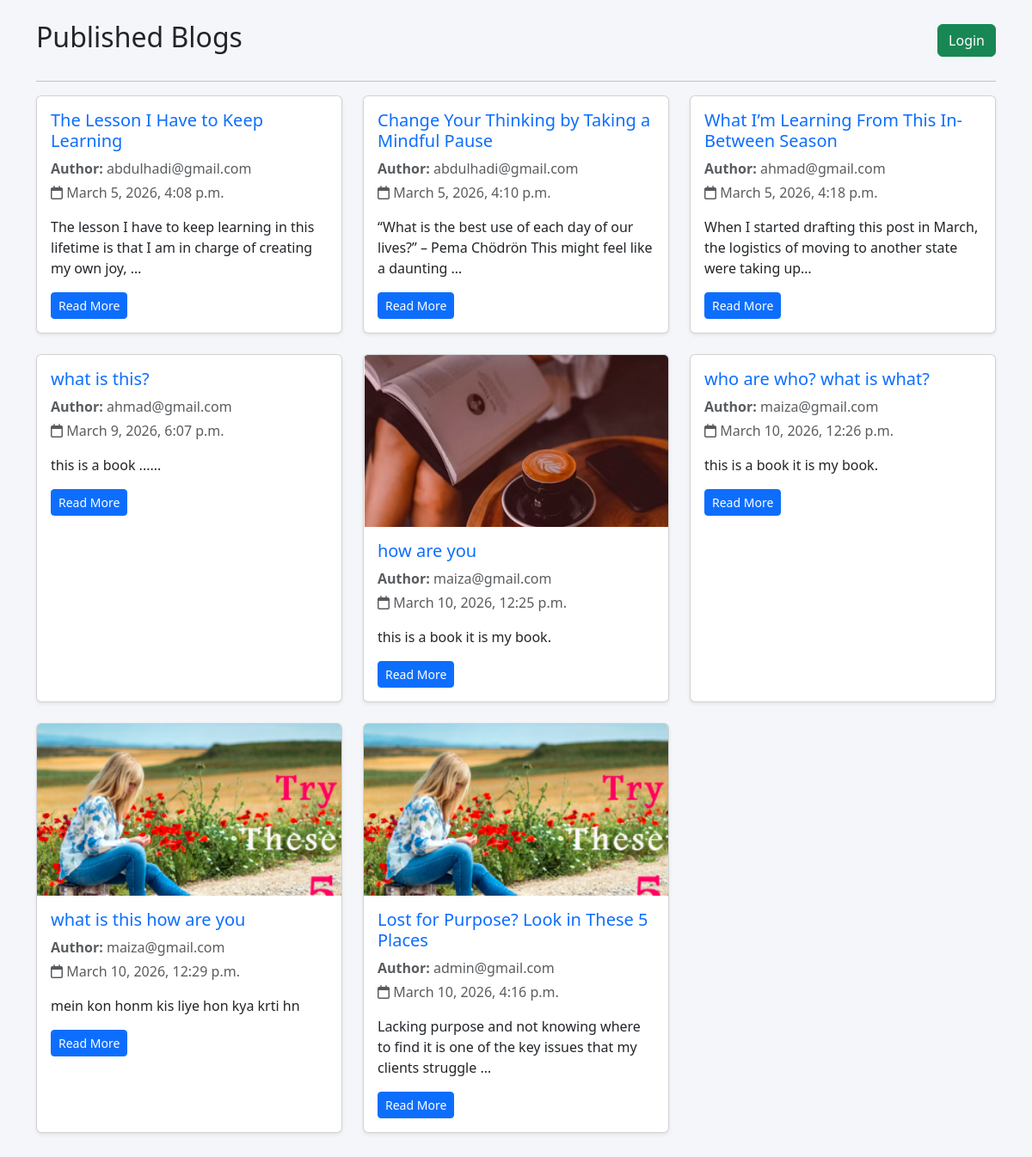
The page / on the database its author committed.
### accounts/models.py (models this page shows, shortened)
class Blog(models.Model):
    title = models.CharField(max_length=200)
    slug = models.SlugField()
    content = models.TextField()
    created_at = models.DateTimeField(auto_now_add=True)
    updated_at = models.DateTimeField(auto_now=True)
    author = models.ForeignKey(settings.AUTH_USER_MODEL, on_delete=models.CASCADE, related_name='blogs')
    status = models.CharField(max_length=10, choices=[('draft', 'Draft'), ('published', 'Published')], default='draft')
    image = models.ImageField(upload_to='blog_images/')

class User(AbstractBaseUser, PermissionsMixin):
    email = models.EmailField(unique=True)
    full_name = models.CharField(max_length=30, unique=True)
    is_active = models.BooleanField(default=True)
    is_admin = models.BooleanField(default=False)
    is_staff = models.BooleanField(default=False)
    objects = UserManager()
    USERNAME_FIELD = 'email'
    REQUIRED_FIELDS = ['full_name']

### accounts/views.py (the view)
# urls.py: path('', blog_list, name='blog_list'),
def blog_list(request):
    blogs = Blog.objects.filter(status='published')
    return render(request, 'blog_list.html', {'blogs': blogs})

### accounts/templates/blog_list.html (shortened to what this page needs)
<!DOCTYPE html>
<html lang="en">
<head>
<link href="https://cdn.jsdelivr.net/npm/bootstrap@5.3.2/dist/css/bootstrap.min.css" rel="stylesheet">
<link rel="stylesheet" href="https://cdnjs.cloudflare.com/ajax/libs/font-awesome/6.5.0/css/all.min.css">
</head>
<body style="background:#f5f6fa;">
<div class="container py-4">
<div class="d-flex justify-content-between align-items-center mb-4">
<h2>Published Blogs</h2>
<div>
{% if user.is_authenticated %}
<a href="{% url 'create_blog' %}" class="btn btn-primary">Create Blog</a>
<a href="{% url 'profile' %}" class="btn btn-secondary">Profile</a>
<a href="{% url 'logout' %}" class="btn btn-danger">Logout</a>
{% else %}
<a href="{% url 'login' %}" class="btn btn-success">Login</a>
{% endif %}
</div>
</div>
<hr>
<div class="row">
{% for blog in blogs %}
<div class="col-md-4 mb-4">
<div class="card h-100 shadow-sm">
{% if blog.image %}
<img src="{{ blog.image.url }}" class="card-img-top" style="height:200px; object-fit:cover;">
{% endif %}
<div class="card-body">
<h5 class="card-title">
<a href="{% url 'blog_detail' blog.slug %}" class="text-decoration-none">{{ blog.title }}</a>
</h5>
<p class="text-muted mb-1"><strong>Author:</strong> {{ blog.author.email }}</p>
<p class="text-muted"><i class="far fa-calendar"></i> {{ blog.created_at }}</p>
<p class="card-text">{{ blog.content|truncatechars:100 }}</p>
<a href="{% url 'blog_detail' blog.slug %}" class="btn btn-primary btn-sm">Read More</a>
</div>
</div>
</div>
{% empty %}
<div class="text-center mt-5">
<h4>No blogs available</h4>
</div>
{% endfor %}
</div>
</div>
</body>
</html>

### rows shown on the page
Blog: title "The Lesson I Have to Keep Learning", author.email "abdulhadi@gmail.com", created_at "March 5, 2026, 4:08 p.m.", content "The lesson I have to keep learning in this lifetime is that I am in charge of creating my own joy, …"
Blog: title "Change Your Thinking by Taking a Mindful Pause", author.email "abdulhadi@gmail.com", created_at "March 5, 2026, 4:10 p.m.", content "“What is the best use of each day of our lives?” – Pema Chödrön This might feel like a daunting …"
Blog: title "What I’m Learning From This In-Between Season", author.email "ahmad@gmail.com", created_at "March 5, 2026, 4:18 p.m.", content "When I started drafting this post in March, the logistics of moving to another state were taking up…"
Blog: title "what is this?", author.email "ahmad@gmail.com", created_at "March 9, 2026, 6:07 p.m.", content "this is a book ......"
Blog: image (picture), title "how are you", author.email "maiza@gmail.com", created_at "March 10, 2026, 12:25 p.m.", content "this is a book it is my book."
Blog: title "who are who? what is what?", author.email "maiza@gmail.com", created_at "March 10, 2026, 12:26 p.m.", content "this is a book it is my book."
Blog: image (picture), title "what is this how are you", author.email "maiza@gmail.com", created_at "March 10, 2026, 12:29 p.m.", content "mein kon honm kis liye hon kya krti hn"
Blog: image (picture), title "Lost for Purpose? Look in These 5 Places", author.email "admin@gmail.com", created_at "March 10, 2026, 4:16 p.m.", content "Lacking purpose and not knowing where to find it is one of the key issues that my clients struggle …"
